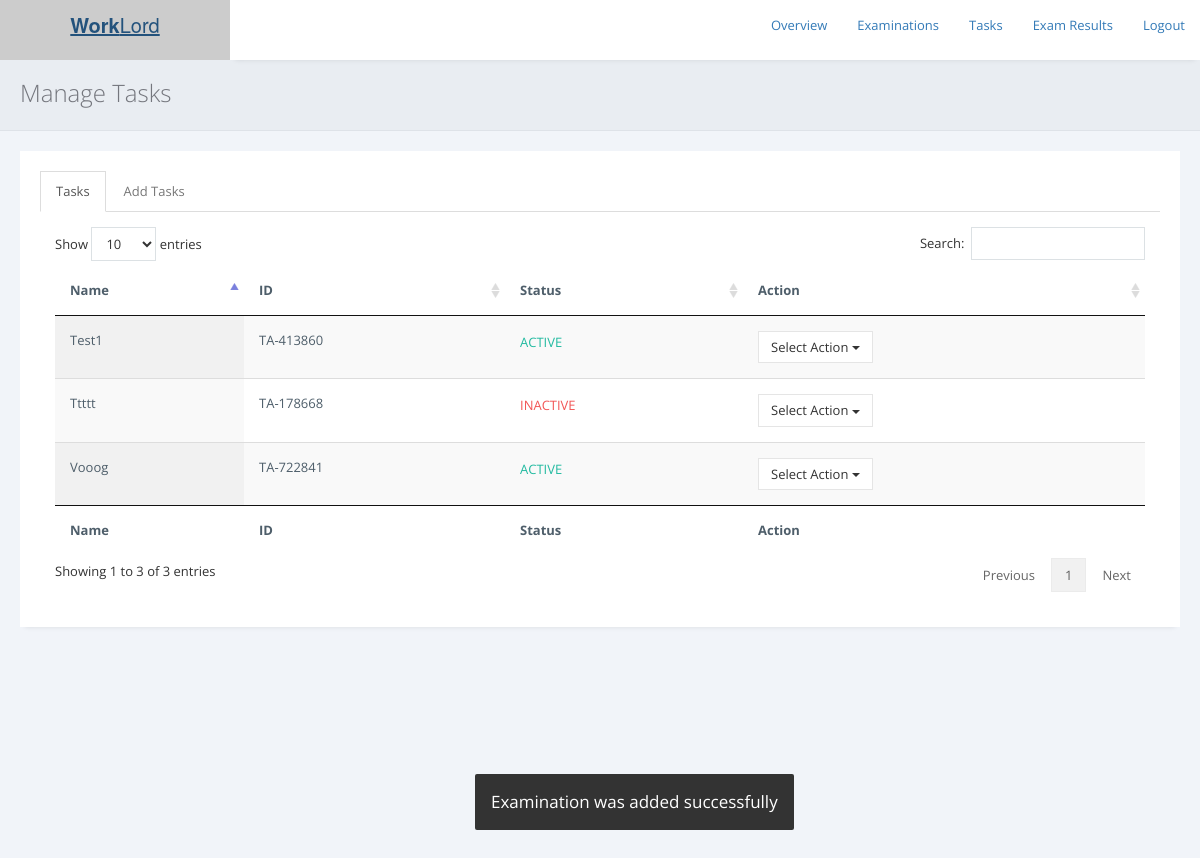
Page /exams/admin/tasks.php?rp=2932 on the committed database.
### tables this page shows
CREATE TABLE `tasks` (
  `task_id` varchar(255) NOT NULL,
  `task_name` varchar(255) NOT NULL,
  `passmark` int(255) NOT NULL,
  `terms` longtext NOT NULL,
  `status` varchar(255) NOT NULL DEFAULT 'Inactive'
);

CREATE TABLE `alerts` (
  `id` int(255) NOT NULL,
  `code` varchar(255) NOT NULL,
  `description` varchar(255) NOT NULL
);

### exams/admin/includes/check_reply.php (called while the page is built, shortened)
<?php
include '../../db.php';
if (isset($_GET['rp'])) {
$error_code = mysqli_real_escape_string($conn, $_GET['rp']);
$sql = "SELECT * FROM alerts WHERE code = '$error_code'";
$result = $conn->query($sql);
if ($result->num_rows > 0) {
    while($row = $result->fetch_assoc()) {
	 $ms = 1;
     $description = $row['description'];
    }
} else {
	$ms = 0;
}
}
?>

### exams/admin/Tasks.php (the view, shortened to what this page needs)
<?php
include 'includes/check_reply.php';
?>
<!DOCTYPE html>
<html>
<head>
<link rel="stylesheet" href="https://cdnjs.cloudflare.com/ajax/libs/twitter-bootstrap/3.3.7/css/bootstrap.min.css">
<link rel="stylesheet" href="https://cdnjs.cloudflare.com/ajax/libs/font-awesome/4.7.0/css/font-awesome.min.css">
<link rel="stylesheet" href="https://cdnjs.cloudflare.com/ajax/libs/ionicons/2.0.1/css/ionicons.min.css">
<link rel="stylesheet" href="../../css/AdminLTE.min.css">
        <link href="../assets/plugins/pace-master/themes/blue/pace-theme-flash.css" rel="stylesheet"/>
        <link href="../assets/plugins/uniform/css/uniform.default.min.css" rel="stylesheet"/>
        <link href="../assets/plugins/bootstrap/css/bootstrap.min.css" rel="stylesheet" type="text/css"/>
        <link href="../assets/plugins/fontawesome/css/font-awesome.css" rel="stylesheet" type="text/css"/>
        <link href="../assets/plugins/line-icons/simple-line-icons.css" rel="stylesheet" type="text/css"/>
        <link href="../assets/plugins/offcanvasmenueffects/css/menu_cornerbox.css" rel="stylesheet" type="text/css"/>
        <link href="../assets/plugins/waves/waves.min.css" rel="stylesheet" type="text/css"/>
        <link href="../assets/plugins/switchery/switchery.min.css" rel="stylesheet" type="text/css"/>
        <link href="../assets/plugins/3d-bold-navigation/css/style.css" rel="stylesheet" type="text/css"/>
        <link href="../assets/plugins/slidepushmenus/css/component.css" rel="stylesheet" type="text/css"/>
        <link href="../assets/plugins/datatables/css/jquery.datatables.min.css" rel="stylesheet" type="text/css"/>
        <link href="../assets/plugins/datatables/css/jquery.datatables_themeroller.css" rel="stylesheet" type="text/css"/>
        <link href="../assets/plugins/x-editable/bootstrap3-editable/css/bootstrap-editable.css" rel="stylesheet" type="text/css">
        <link href="../assets/plugins/bootstrap-datepicker/css/datepicker3.css" rel="stylesheet" type="text/css"/>
		<link href="../assets/plugins/select2/css/select2.min.css" rel="stylesheet" type="text/css"/>
        <link href="../assets/css/modern.min.css" rel="stylesheet" type="text/css"/>
        <link href="../assets/css/themes/green.css" class="theme-color" rel="stylesheet" type="text/css"/>
        <link href="../assets/css/custom.css" rel="stylesheet" type="text/css"/>
        <link href="../assets/css/snack.css" rel="stylesheet" type="text/css"/>
        <link href="../assets/plugins/summernote-master/summernote.css" rel="stylesheet" type="text/css"/>
        <link href="../assets/plugins/bootstrap-datepicker/css/datepicker3.css" rel="stylesheet" type="text/css"/>
        <link href="../assets/plugins/bootstrap-colorpicker/css/colorpicker.css" rel="stylesheet" type="text/css"/>
        <link href="../assets/plugins/bootstrap-tagsinput/bootstrap-tagsinput.css" rel="stylesheet" type="text/css"/>
        <link href="../assets/plugins/bootstrap-timepicker/css/bootstrap-timepicker.min.css" rel="stylesheet" type="text/css"/>
    </head>
    <body <?php if ($ms == "1") { print 'onload="myFunction()"'; } ?>  >
        <main class="content-wrap">
<header class="main-header">
    <a href="../../index.php" class="logo logo-bg">
      <span class="logo-lg"><b>Work</b>Lord</span>
    </a>
    <nav class="navbar navbar-static-top">
      <div class="navbar-custom-menu">
        <ul class="nav navbar-nav">
		<li><a href="./">Overview</a></li>
		<li><a href="examinations.php">Examinations</a></li>
		<li><a href="tasks.php">Tasks</a></li>
		<li><a href="results.php">Exam Results</a></li>
		<li><a href="../../logout.php">Logout</a></li>
        </ul>
      </div>
    </nav>
  </header>
            <div class="page-inner">
                <div class="page-title">
                    <h3>Manage Tasks</h3>
                </div>
                <div id="main-wrapper">
                    <div class="row">
                        <div class="col-md-12">
						<div class="row">
                            <div class="col-md-12">
                                <div class="panel panel-white">
                                    <div class="panel-body">
                                        <div role="tabpanel">
                                            <ul class="nav nav-tabs" role="tablist">
                                                <li role="presentation" class="active"><a href="#tab5" role="tab" data-toggle="tab">Tasks</a></li>
                                                <li role="presentation"><a href="#tab6" role="tab" data-toggle="tab">Add Tasks</a></li>
                                            </ul>
                                            <div class="tab-content">
                                                <div role="tabpanel" class="tab-pane active fade in" id="tab5">
                                           <div class="table-responsive">
										   <?php
										   include '../../db.php';
										   $sql = "SELECT * FROM tasks";
                                           $result = $conn->query($sql);
                                           if ($result->num_rows > 0) {
										print '
										<table id="example" class="display table" style="width: 100%; cellspacing: 0;">
                                        <thead>
                                            <tr>
                                                <th>Name</th>
                                                <th>ID</th>
												<th>Status</th>
                                                <th>Action</th>
                                            </tr>
                                        </thead>
                                        <tfoot>
                                            <tr>
                                                <th>Name</th>
                                                <th>ID</th>
												<th>Status</th>
                                                <th>Action</th>
                                            </tr>
                                        </tfoot>
                                        <tbody>';
                                           while($row = $result->fetch_assoc()) {
											   $status = $row['status'];
											   if ($status == "Active") {
											   $st = '<p class="text-success">ACTIVE</p>';
											   $stl = '<a href="pages/make_tsk_in.php?id='.$row['task_id'].'">Make Inactive</a>';
											   }else{
											   $st = '<p class="text-danger">INACTIVE</p>';
                                               $stl = '<a href="pages/make_tsk_ac.php?id='.$row['task_id'].'">Make Active</a>';
											   }
                                          print '
										       <tr>
                                                <td>'.$row['task_name'].'</td>
												<td>'.$row['task_id'].'</td>
												<td>'.$st.'</td>
                                                <td><div class="btn-group" role="group">
                                                <button type="button" class="btn btn-default dropdown-toggle" data-toggle="dropdown" aria-expanded="false">
                                                    Select Action
                                                    <span class="caret"></span>
                                                </button>
                                                <ul class="dropdown-menu" role="menu">
                                                    <li>'.$stl.'</li>
													<li><a href="edit-task.php?tid='.$row['task_id'].'">Edit Task</a></li>
													<li><a href="view-taskquestions.php?tid='.$row['task_id'].'">View Question</a></li>
                                                    <li><a'; ?> onclick = "return confirm('Drop <?php echo $row['task_name']; ?> ?')" <?php print ' href="pages/drop_tsk.php?id='.$row['task_id'].'">Drop Task</a></li>
                                                </ul>
                                            </div></td>
                                            </tr>';
                                           }
										   print '
									   </tbody>
                                       </table>  ';
                                            } else {
											print '
												<div class="alert alert-info" role="alert">
                                        Nothing was found in database.
                                    </div>';
                                           }
										   ?>
                                    </div>
                                                </div>
                                            </div>
                                        </div>
                                    </div>
                                </div>
                            </div>
                        </div>
                        </div>
                    </div>
                </div>
            </div>
        </main>
		<?php if ($ms == "1") {
?> <div class="alert alert-success" id="snackbar"><?php echo "$description";
 ?></div> <?php
}else{
}
?>
    </body>
</html>

### exams/assets/css/snack.css (style rules this page uses)
#snackbar { visibility: hidden; min-width: 250px; margin-left: -125px; background-color: #333; color: #fff; text-align: center; border-radius: 2px; padding: 16px; position: fixed; z-index: 1; left: 50%; bottom: 30px; font-size: 17px; }
#snackbar.show { visibility: visible; -webkit-animation: fadein 0.5s, fadeout 0.5s 2.5s; animation: fadein 0.5s, fadeout 0.5s 2.5s; }

### rows in the picture
tasks: task_name "Ttttt", task_id "TA-178668", status "INACTIVE"
tasks: task_name "Test1", task_id "TA-413860", status "ACTIVE"
tasks: task_name "Vooog", task_id "TA-722841", status "ACTIVE"
alerts: description "Examination was added successfully"
